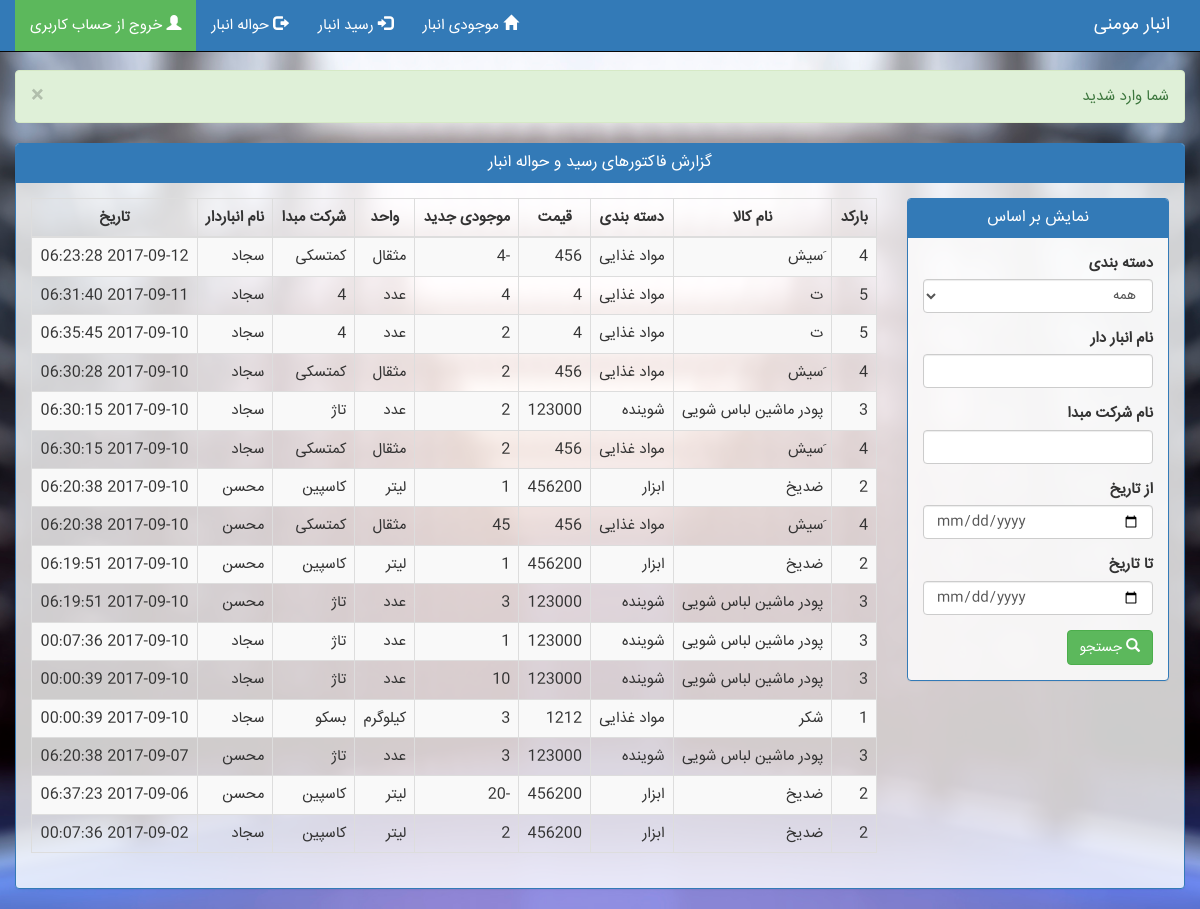
Page /reports_admin.php (signed in) on the committed database.
### tables this page shows
CREATE TABLE `factors` (
  `id` int(10) NOT NULL,
  `storage_keeper_id` int(10) NOT NULL,
  `kala_id` int(10) NOT NULL,
  `difference_number` int(10) NOT NULL,
  `factor_time` timestamp NOT NULL DEFAULT CURRENT_TIMESTAMP
);

CREATE TABLE `kalas` (
  `id` int(10) NOT NULL,
  `name` varchar(40) NOT NULL,
  `about` text NOT NULL,
  `category_id` int(10) NOT NULL,
  `price` double NOT NULL,
  `image` varchar(40) NOT NULL DEFAULT '0',
  `insert_date` timestamp NOT NULL DEFAULT CURRENT_TIMESTAMP,
  `number` int(10) NOT NULL DEFAULT '0',
  `unit_id` int(10) NOT NULL,
  `origin_company` varchar(40) NOT NULL
);

CREATE TABLE `categories` (
  `id` int(10) NOT NULL,
  `type` varchar(40) NOT NULL
);

CREATE TABLE `units` (
  `id` int(10) NOT NULL,
  `title` varchar(40) NOT NULL
);

CREATE TABLE `storage_keepers` (
  `id` int(10) NOT NULL,
  `name` varchar(40) NOT NULL,
  `username` varchar(40) NOT NULL,
  `password` varchar(40) NOT NULL,
  `image` varchar(40) NOT NULL,
  `phone_number` varchar(12) NOT NULL,
  `start_time` time NOT NULL,
  `end_time` time NOT NULL
);

### reports_admin.php (the view, shortened to what this page needs)
<?php include 'functions.php'; ?>
<?php include 'database.php'; ?>
<?php
    if(isset($_POST['search']))
	{
        $query = "SELECT factors.*, storage_keepers.name AS storage_keeper_name, kalas.name AS kala_name ,kalas.id AS kala_id, kalas.price, kalas.origin_company , units.title, categories.type
                    FROM factors
                    INNER JOIN storage_keepers
                    ON factors.storage_keeper_id = storage_keepers.id
                    INNER JOIN kalas
                    ON factors.kala_id = kalas.id
                    INNER JOIN categories
                    ON kalas.category_id = categories.id
                    INNER JOIN units
                    ON kalas.unit_id = units.id
                    WHERE kalas.unit_id = kalas.unit_id";
        if($_POST['category'] != 0)
        {
            $category_id = $_POST['category'];
            $query .= " AND kalas.category_id = $category_id";
        }
        if($_POST['storage_keeper_name'] != "")
        {
            $storage_keeper_name = $_POST['storage_keeper_name'];
            $query .= " AND storage_keepers.name = '$storage_keeper_name'";
        }
        if($_POST['origin_company'] != "")
        {
            $origin_company = $_POST['origin_company'];
            $query .= " AND kalas.origin_company = '$origin_company'";
        }
        if($_POST['start_date'] != "")
        {
            $start_date = $_POST['start_date'];
            $query .= " AND factors.factor_time >= '$start_date'";
        }
        if($_POST['end_date'] != "")
        {
            $end_date = $_POST['end_date'];
            $query .= " AND factors.factor_time <= '$end_date'";
        }
        $query .= " ORDER BY factors.factor_time DESC";
    }
    else
    {
        $query = "SELECT factors.*, storage_keepers.name AS storage_keeper_name, kalas.name AS kala_name ,kalas.id AS kala_id, kalas.price, kalas.origin_company , units.title, categories.type
                    FROM factors
                    INNER JOIN storage_keepers
                    ON factors.storage_keeper_id = storage_keepers.id
                    INNER JOIN kalas
                    ON factors.kala_id = kalas.id
                    INNER JOIN categories
                    ON kalas.category_id = categories.id
                    INNER JOIN units
                    ON kalas.unit_id = units.id
                    ORDER BY factors.factor_time DESC";
    }
    $kalas = mysqli_query($connection, $query);
?>
<?php include 'header.php'; ?>
<?php if(isset($_SESSION['is_logged_in'])): ?>
<div class="col-md-12">
    <div class="panel panel-primary">
        <div class="panel-heading">
            <h3 class="panel-title text-center"> گزارش فاکتورهای رسید و حواله انبار </h3>
        </div>
        <div class="panel-body">
            <div class="row">
                <div class="col-md-3">
                    <div class="panel panel-primary">
                         <div class="panel-heading">
                            <h3 class="panel-title text-center"> نمایش بر اساس </h3>
                        </div>
                        <div class="panel-body">
                            <div class="row">
                                <div class="col-md-12">
                                <form method="post" action="reports_admin.php">
                                    <div class="form-group">
                                        <label> دسته بندی </label>
                                        <select class="form-control" name="category" required>
                                            <option value="0">همه</option>
                                        </select>
                                    </div>
                                     <div class="form-group">
                                        <label>نام انبار دار</label>
                                        <input type="text" name="storage_keeper_name" class="form-control">
                                    </div>
                                    <div class="form-group">
                                        <label>نام شرکت مبدا</label>
                                        <input type="text" name="origin_company" class="form-control">
                                    </div>
                                    <div class="form-group">
                                        <label>از تاریخ</label>
                                        <input type="date" name="start_date" class="form-control">
                                    </div>
                                    <div class="form-group">
                                        <label> تا تاریخ </label>
                                        <input type="date" name="end_date" class="form-control">
                                    </div>
                                    <button type="submit" name="search" class="btn btn-success"><span class="glyphicon glyphicon-search" aria-hidden="true"></span> جستجو</button>
                                </form>
                            </div>
                            </div>
                        </div>
                    </div>
                </div>
       <div class="col-md-9">
        <?php if($kalas): ?>
        <table class="table table-bordered table-striped">
            <thead>
                <tr>
                    <th> بارکد </th>
                    <th> نام کالا </th>
                    <th> دسته بندی </th>
                    <th> قیمت </th>
                    <th> موجودی جدید </th>
                    <th> واحد </th>
                    <th> شرکت مبدا </th>
                    <th> نام انباردار </th>
                    <th> تاریخ </th>
                </tr>
            </thead>
        <tbody>
        <?php foreach($kalas as $kala): ?>
            <tr>
                <td>
                    <?php echo $kala['kala_id']; ?>
                </td>
                <td>
                    <?php echo $kala['kala_name']; ?>
                </td>
                <td>
                    <?php echo $kala['type']; ?>
                </td>
                <td>
                    <?php echo $kala['price']; ?>
                </td>
                <td>
                    <?php echo $kala['difference_number']; ?>
                </td>
                <td>
                    <?php echo $kala['title']; ?>
                </td>
                <td>
                      <?php echo $kala['origin_company']; ?>
                </td>
                <td>
                      <?php echo $kala['storage_keeper_name']; ?>
                </td>
                <td>
                      <?php echo $kala['factor_time']; ?>
                </td>
            </tr>
        <?php endforeach; ?>
        </tbody>
    </table>
    <?php else: ?>
    <p>چیزی برای نمایش موجود نیست</p>
    <?php endif; ?>
</div>
</div>
    </div>
    </div>
</div>
</div>
  </body>
</html>
<?php else: ?>
<?php header("Location: index.php") ?>
<?php endif; ?>

### header.php (shortened to what this page needs)
<!DOCTYPE html>
<html lang="fa">
    <head>
        <link href="css/bootstrap.css" rel="stylesheet" type="text/css">
        <link rel="stylesheet" href="css/glyphicons.css">
        <link href='css/font-awesome.css' rel='stylesheet'>
        <link href="css/custom.css" rel="stylesheet" type="text/css">
    </head>
    <body>
        <?php if(isset($_SESSION['is_logged_in'])) : ?>
        <nav class="navbar navbar-inverse navbar-fixed-top">
          <div class="container-fluid">
            <div class="navbar-header">
              <a class="navbar-brand" href="index.php"> انبار مومنی </a>
            </div>
            <div id="navbar" class="collapse navbar-collapse">
              <ul class="nav navbar-nav navbar-left">
                <li><a href="index.php"><span class="glyphicon glyphicon-home"></span> موجودی انبار</a></li>
                <li><a href="add_kala.php"><span class="glyphicon glyphicon-log-in"></span> رسید انبار </a></li>
                <li><a href="remove_kala.php"><span class="glyphicon glyphicon-log-out"></span> حواله انبار </a></li>
                <li class="active"><a href="logout.php"><span class="glyphicon glyphicon-user"></span> خروج از حساب کاربری</a></li>
              </ul>
            </div>
          </div>
        </nav>
        <?php endif; ?>
        <div class="container-fluid">
            <div class="row">
                <div class="col-md-12">
                    <?php displayMessage(); ?>
                </div>

### functions.php (shortened to what this page needs)
<?php
	function displayMessage()
	{
		if(!empty($_SESSION['message']))
		{
			$message = $_SESSION['message'];
			if(!empty($_SESSION['message_type']))
			{
				$message_type = $_SESSION['message_type'];
				echo '<div class="alert alert-'.$message_type.'"><button type="button" class="close pull-left" data-dismiss="alert" aria-label="Close"><span aria-hidden="true">&times;</span></button>
'.$message.'</div>';
			}
		}
		else
		{
			echo '';
		}
	}
?>

### css/custom.css (style rules this page uses)
body { padding-top: 70px; background: radial-gradient(50% 50%, #00BFFF , #00CED1); font-size: 15px; font-family: IRANSans; background-image: url(../images/background.jpg); background-position: center center; background-repeat: no-repeat; background-attachment:fixed; background-size: cover; background-color: #464646; }
nav , .dropdown-menu { color: #FFFFFF !important; background-color: #337ab7 !important; }
nav a { color: #FFFFFF !important; }
nav .active a { background-color: #5cb85c !important; }
.panel { background-color: rgba(255,255,255,0.8); }

### rows in the picture
factors: kala "4", kala.name "َسیش", categories.type "مواد غذایی", kala.price "456", difference_number "-4", units.title "مثقال", kala.origin_company "کمتسکی", storage_keeper.name "سجاد", factor_time "2017-09-12 06:23:28"
factors: kala "5", kala.name "ت", categories.type "مواد غذایی", kala.price "4", difference_number "4", units.title "عدد", kala.origin_company "4", storage_keeper.name "سجاد", factor_time "2017-09-11 06:31:40"
factors: kala "5", kala.name "ت", categories.type "مواد غذایی", kala.price "4", difference_number "2", units.title "عدد", kala.origin_company "4", storage_keeper.name "سجاد", factor_time "2017-09-10 06:35:45"
factors: kala "4", kala.name "َسیش", categories.type "مواد غذایی", kala.price "456", difference_number "2", units.title "مثقال", kala.origin_company "کمتسکی", storage_keeper.name "سجاد", factor_time "2017-09-10 06:30:28"
factors: kala "3", kala.name "پودر ماشین لباس شویی", categories.type "شوینده", kala.price "123000", difference_number "2", units.title "عدد", kala.origin_company "تاژ", storage_keeper.name "سجاد", factor_time "2017-09-10 06:30:15"
factors: kala "4", kala.name "َسیش", categories.type "مواد غذایی", kala.price "456", difference_number "2", units.title "مثقال", kala.origin_company "کمتسکی", storage_keeper.name "سجاد", factor_time "2017-09-10 06:30:15"
factors: kala "2", kala.name "ضدیخ", categories.type "ابزار", kala.price "456200", difference_number "1", units.title "لیتر", kala.origin_company "کاسپین", storage_keeper.name "محسن", factor_time "2017-09-10 06:20:38"
factors: kala "4", kala.name "َسیش", categories.type "مواد غذایی", kala.price "456", difference_number "45", units.title "مثقال", kala.origin_company "کمتسکی", storage_keeper.name "محسن", factor_time "2017-09-10 06:20:38"
factors: kala "2", kala.name "ضدیخ", categories.type "ابزار", kala.price "456200", difference_number "1", units.title "لیتر", kala.origin_company "کاسپین", storage_keeper.name "محسن", factor_time "2017-09-10 06:19:51"
factors: kala "3", kala.name "پودر ماشین لباس شویی", categories.type "شوینده", kala.price "123000", difference_number "3", units.title "عدد", kala.origin_company "تاژ", storage_keeper.name "محسن", factor_time "2017-09-10 06:19:51"
factors: kala "3", kala.name "پودر ماشین لباس شویی", categories.type "شوینده", kala.price "123000", difference_number "1", units.title "عدد", kala.origin_company "تاژ", storage_keeper.name "سجاد", factor_time "2017-09-10 00:07:36"
factors: kala "3", kala.name "پودر ماشین لباس شویی", categories.type "شوینده", kala.price "123000", difference_number "10", units.title "عدد", kala.origin_company "تاژ", storage_keeper.name "سجاد", factor_time "2017-09-10 00:00:39"
factors: kala "1", kala.name "شکر", categories.type "مواد غذایی", kala.price "1212", difference_number "3", units.title "کیلوگرم", kala.origin_company "بسکو", storage_keeper.name "سجاد", factor_time "2017-09-10 00:00:39"
factors: kala "3", kala.name "پودر ماشین لباس شویی", categories.type "شوینده", kala.price "123000", difference_number "3", units.title "عدد", kala.origin_company "تاژ", storage_keeper.name "محسن", factor_time "2017-09-07 06:20:38"
factors: kala "2", kala.name "ضدیخ", categories.type "ابزار", kala.price "456200", difference_number "-20", units.title "لیتر", kala.origin_company "کاسپین", storage_keeper.name "محسن", factor_time "2017-09-06 06:37:23"
factors: kala "2", kala.name "ضدیخ", categories.type "ابزار", kala.price "456200", difference_number "2", units.title "لیتر", kala.origin_company "کاسپین", storage_keeper.name "سجاد", factor_time "2017-09-02 00:07:36"

### other values in the picture
$message "شما وارد شدید"
